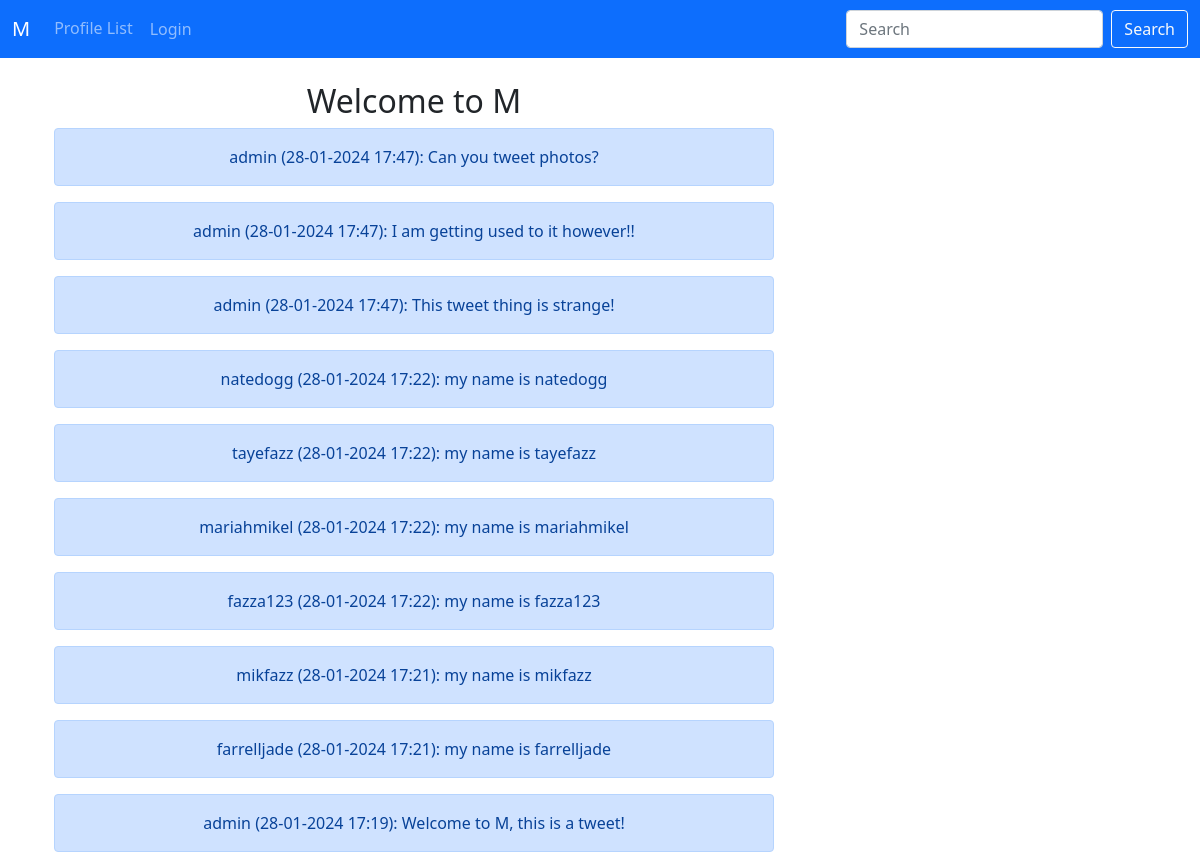
Before: / with the older database file.
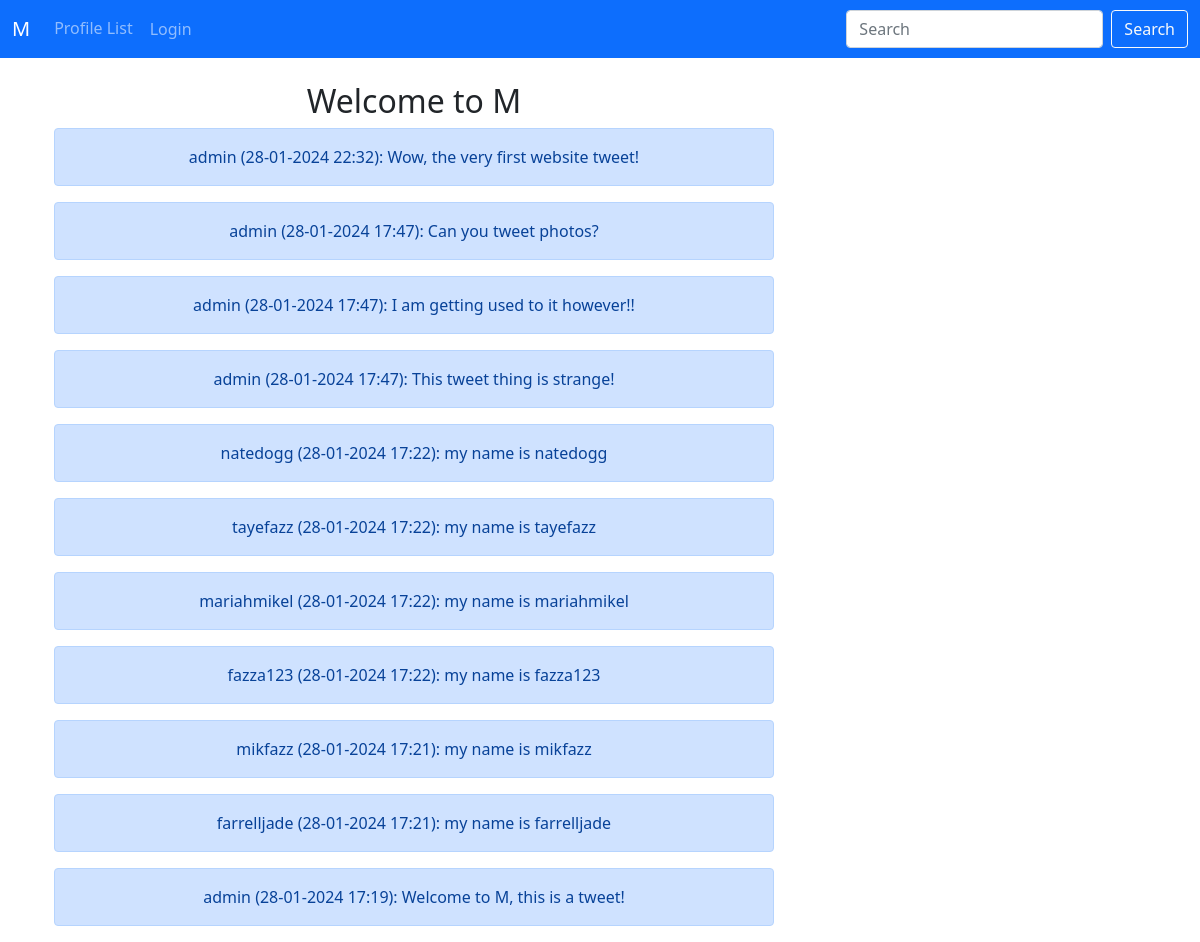
After: the same page with the newer database file.
### m/models.py (models this page shows)
class Tweet(models.Model):
    user = models.ForeignKey(User, related_name="tweets", on_delete=models.DO_NOTHING)
    body = models.CharField(max_length=200)
    created_at = models.DateTimeField(auto_now_add=True)
    def __str__(self):
        return(
            f"{self.user} "
            f"({self.created_at:%d-%m-%Y %H:%M}): "
            f"{self.body}"
        )

### m/views.py (the view)
# urls.py: path('', views.home, name="home"),
def home(request):
    tweet = None  # Initialize tweet
    if request.user.is_authenticated:
        form = TweetForm(request.POST or None)
        if request.method == 'POST':
            if form.is_valid():
                tweet = form.save(commit=False)
                tweet.user = request.user
                tweet.save()
                messages.success(request, "Your tweet has been successfully posted...")
                return redirect('m:home')
        context = {
            'form': form,
            'tweet': tweet  # Include tweet only if it's defined
        }
        tweets = Tweet.objects.all().order_by("-created_at")
        context['tweets'] = tweets  # Add tweets to the context
        return render(request, "m/home.html", context)
    else:
        tweets = Tweet.objects.all().order_by("-created_at")
        context = {
            'tweets': tweets  # Add tweets to the context
        }
        return render(request, "m/home.html", context)

### m/templates/m/home.html (shortened to what this page needs)
{% extends 'm/base.html' %}
{% block content %}
<div class="container text-center">
  <div class="row">
    <div class="col-8">
      <h2>Welcome to M</h2>
      {% for tweet in tweets %}
      <div class="alert alert-primary" role="alert">
        {{ tweet }}
      </div>
      {% endfor %}
    </div>
    <div class="col-4">
      <br/><br/>
    </div>
  </div>
</div>
{% endblock %}

Changed rows visible on the page:
added Tweet: user+created_at+body "admin (28-01-2024 22:32): Wow, the very first website tweet!"
